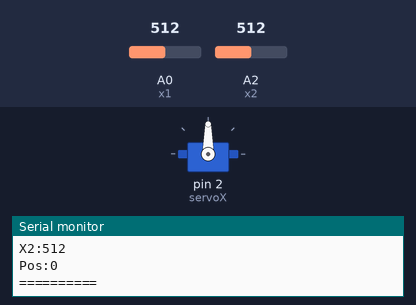
Simulated run of this sketch. Board: Arduino Uno, built with avr-gcc and run on an emulated ATmega328P. Parts: servo, the last lines printed to the serial monitor. The test bench sets the inputs (shaded band); at power-on: A0 (x1) = 512, A2 (x2) = 512.

Above: at 1.2 s.
1.3 s: A0 (x1) set to 521
At 1.65 s:
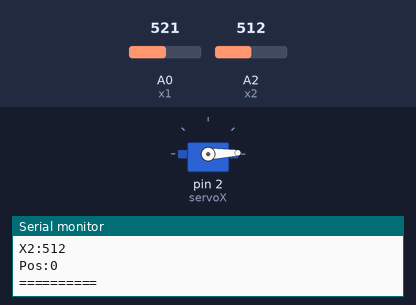
4.3 s: A2 (x2) set to 716
7.3 s: A2 (x2) set to 529
8.8 s: A2 (x2) set to 507
At 10.99 s:
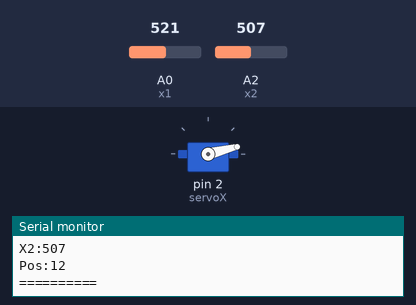
11.8 s: A2 (x2) set to 1023
Timing chart, 0 to 15.8 s (numbered marks = the images above; inputs shaded):
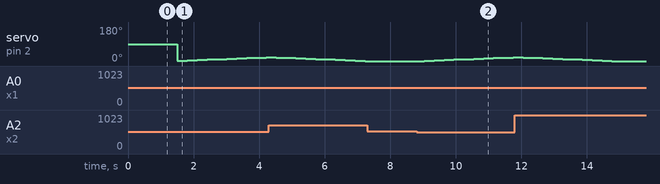

Measured:
- the behaviour switches between 512 and 513 on A0 (x1) (found by bisection; images 0 and 1)
- after the input at 1.3 s, servo on pin 2 (servoX): 90° → 2° after 0.21 s, → 4° 0.30 s later, → 6° 0.30 s later, → 8° 0.30 s later, … (10 changes in this stretch)
- after the input at 8.8 s, servo on pin 2 (servoX): moves from 0° to 20° over 2.7 s, starting after 0.24 s

The sketch:

FollowTheLightCJ.ino
```cpp
#include <Servo.h>
Servo servoX;

int pos = 0;

int x1 = A0;
int x2 = A2;

int defx1 = analogRead(x1);
int defx2 = analogRead(x2);

void setup() {
  servoX.attach(2);

  Serial.begin(9600);


}


void loop() {
  Serial.print("\n");
  Serial.print("==========");
  Serial.print("\n");
  Serial.print("X1:");
  Serial.print( analogRead(x1));
  Serial.print("\n");
  Serial.print("X2:");
  Serial.print( analogRead(x2));
  Serial.print("\n");
  Serial.print("Pos:");
  Serial.print( pos);
  Serial.print("\n");
  Serial.print("==========");
  Serial.print("\n");

  int x1diff = analogRead(x1) - defx1;
  int x2diff = analogRead(x2) - defx2;

  if ((x1diff > 10) || (x2diff > 10)){
    if((x1diff > x2diff) && (pos < 270)){
        pos = pos + 2;
        servoX.write(pos);
    }else if((x2diff > x1diff) && (pos > 0)){
        pos = pos - 2;
        servoX.write(pos);
    }
  }
  delay(300);

}
```
